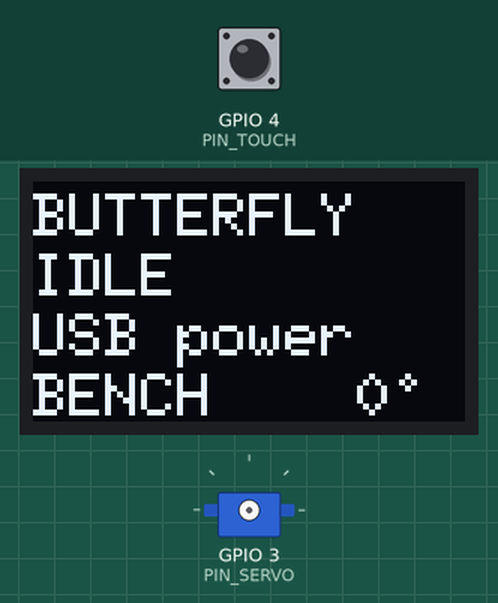
Simulated run of this program. Board: ESP32-C3. Shown: 72×40 one-colour display, servo. The test bench sets the inputs (shaded band); at power-on: GPIO 4 (PIN_TOUCH) HIGH. What the program prints to the serial monitor is not drawn.

Above: at 1.2 s.
1.3 s: GPIO 4 (PIN_TOUCH) pulled LOW for 0.15 s
At 1.58 s:
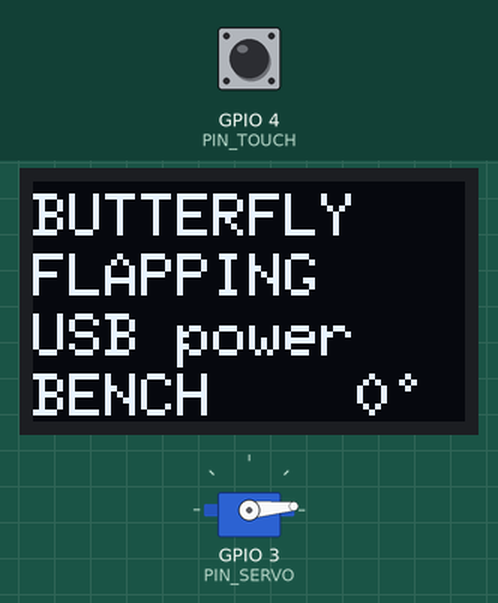
2.0 s: GPIO 4 (PIN_TOUCH) pulled LOW for 1 s
At 3.08 s:
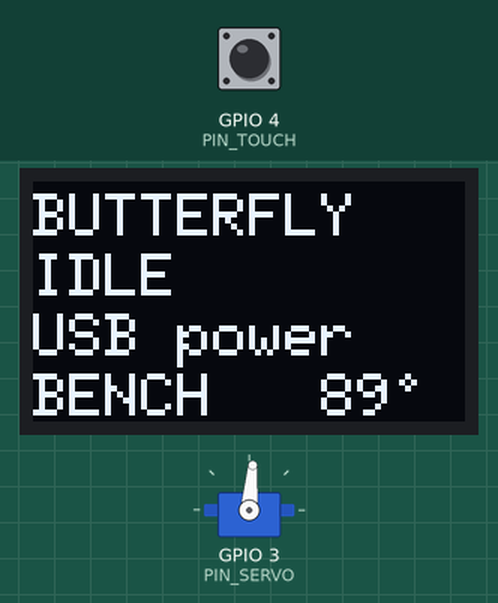
3.6 s: GPIO 4 (PIN_TOUCH) pulled LOW for 0.15 s
At 4.0 s:
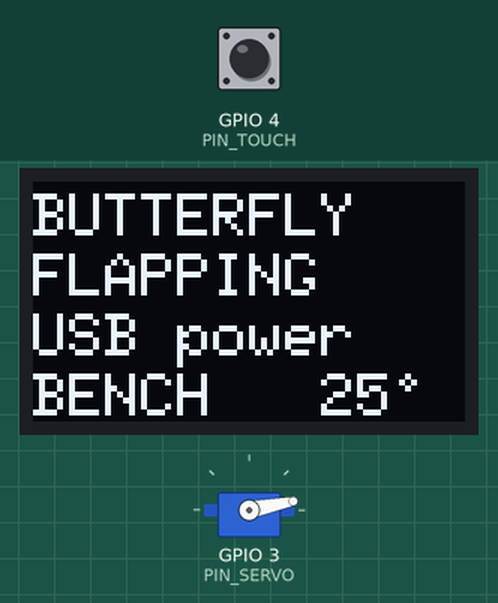
4.3 s: GPIO 4 (PIN_TOUCH) pulled LOW for 3.2 s
At 5.5 s:
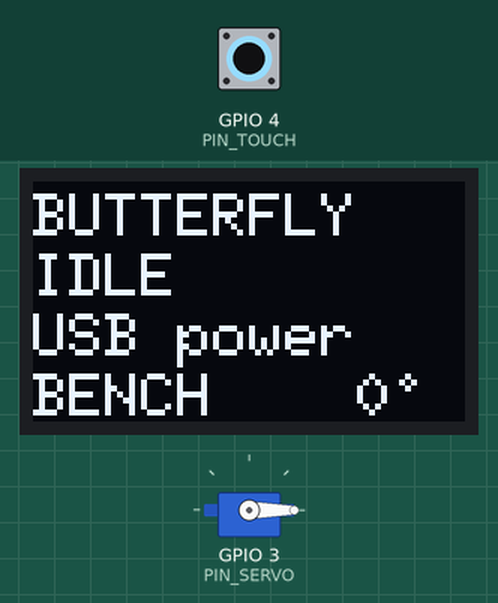
9.0 s: GPIO 4 (PIN_TOUCH) pulled LOW for 0.15 s
At 9.56 s:
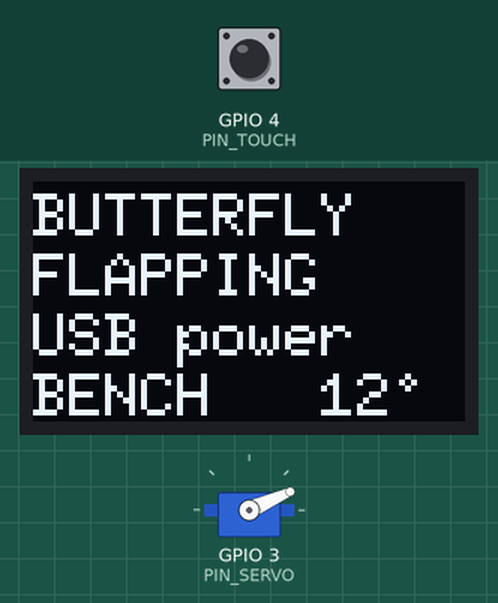
9.7 s: GPIO 4 (PIN_TOUCH) pulled LOW for 1 s
At 10.16 s:
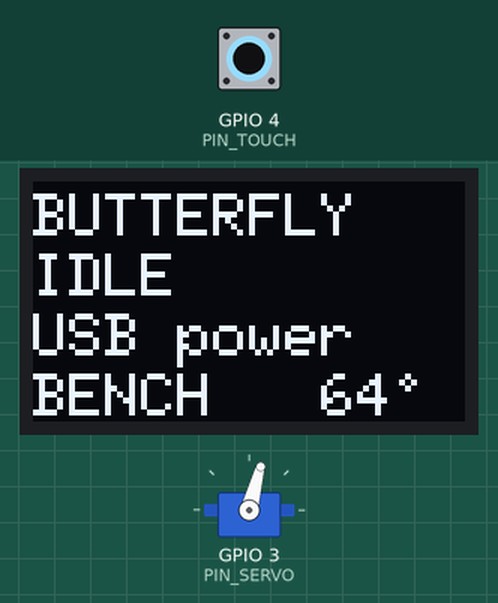
Timing chart, 0 to 12.3 s (numbered marks = the images above; inputs shaded):
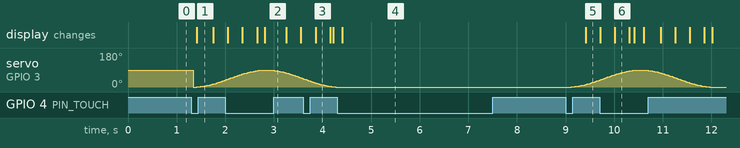

Measured:
- after the input at 1.3 s, the display: changes after 0.11 s (image 1)
- after the input at 2.0 s, the display: first differs from a run without the input after 0.35 s (image 2 shows a later state)
- after the input at 3.6 s, the display: changes after 0.26 s (image 3)
- after the input at 4.3 s, servo on GPIO 3 (PIN_SERVO): stops changing and stays 0°; the display: changes after 0.11 s (image 4)
- after the input at 9.0 s, servo on GPIO 3 (PIN_SERVO): moves from 0° to 36° over 0.58 s, starting after 0.11 s; the display: changes after 0.41 s (image 5)
- after the input at 9.7 s, the display: first differs from a run without the input after 0.31 s (image 6)
- by itself, servo on GPIO 3 (PIN_SERVO): rises from 36° to 90° in 0.76 s, then falls to 44° in 0.83 s

The program:

main.cpp
```cpp
/**
 * @file main.cpp
 * @brief Flapping Butterfly Clip - application logic (a small state machine).
 *
 *   IDLE      wings parked, waiting for a touch
 *   FLAPPING  wings flap continuously; a touch returns to IDLE
 *   LOW_BATT  battery below cutoff: wings parked, touch ignored (wearable build only)
 *
 * Hardware access lives in the headers in include/. This file only decides WHAT happens.
 */
#include <Arduino.h>
#include "config.h"
#include "Battery.h"
#include "StatusDisplay.h"
#include "TouchButton.h"
#include "WingServo.h"

enum class State : uint8_t { Idle, Flapping, LowBatt };

static StatusDisplay display;
static TouchButton   touch;
static WingServo     wings;
static Battery       battery;
static State         state = State::Idle;
static uint32_t      lastDraw = 0;

static void draw() {
  char l3[16], l4[16];
  const char* l2 = state == State::Flapping ? "FLAPPING"
                 : state == State::LowBatt  ? "LOW BATT"
                                            : "IDLE";
  if (HAS_BATTERY_SENSE) {
    snprintf(l3, sizeof l3, "%.2fV %d%%", battery.volts(), battery.percent());
  } else {
    snprintf(l3, sizeof l3, "USB power");
  }
  snprintf(l4, sizeof l4, "%s  %3d\xB0", BUILD_TAG, int(wings.angle()));
  display.show("BUTTERFLY", l2, l3, l4);
}

void setup() {
  Serial.begin(115200);
  display.begin();
  touch.begin(PIN_TOUCH);
  wings.begin(PIN_SERVO);
  if (HAS_BATTERY_SENSE) battery.begin(PIN_VBAT);
  draw();
  Serial.printf("Butterfly clip ready (%s build)\n", BUILD_TAG);
}

void loop() {
  uint32_t now = millis();

  if (HAS_BATTERY_SENSE) {
    battery.update(now);
    if (battery.low() && state != State::LowBatt) {
      state = State::LowBatt;            // latched: only a reboot / recharge clears it
      wings.setRunning(false);
      Serial.println("Low battery: wings stopped");
    }
  }

  if (touch.pressed(now) && state != State::LowBatt) {
    state = (state == State::Idle) ? State::Flapping : State::Idle;
    wings.setRunning(state == State::Flapping);
  }

  wings.update(now);

  if (now - lastDraw >= DISPLAY_PERIOD_MS) {
    lastDraw = now;
    draw();
  }
}
```

Battery.h
```cpp
/**
 * @file Battery.h
 * @brief Battery voltage, percentage and a latched low-battery flag.
 *
 * CONCEPT - voltage divider: the ADC pin tolerates ~2.5 V but a LiPo reaches 4.2 V, so two
 * equal resistors (100k + 100k) halve it:  Vpin = Vbat * R2/(R1+R2) = Vbat / 2.
 *
 * CONCEPT - smoothing + hysteresis: the servo makes the cell voltage sag for a moment.
 * We (1) low-pass filter the readings and (2) only declare "low" after several consecutive
 * low samples. Once declared, the flag is LATCHED until reboot: a cell that recovers when
 * unloaded would otherwise restart the servo and drop again (oscillation).
 */
#pragma once
#include <Arduino.h>
#include "config.h"

class Battery {
 public:
  void begin(uint8_t pin) {
    pin_ = pin;
    analogSetPinAttenuation(pin_, ADC_11db);   // full-scale ~2.5 V, covers the halved 4.2 V
    mv_ = sampleMv();
  }

  void update(uint32_t now) {
    if (now - last_ms_ < VBAT_PERIOD_MS) return;
    last_ms_ = now;
    mv_ = 0.8f * mv_ + 0.2f * sampleMv();      // exponential moving average
    low_count_ = (mv_ < VBAT_CUTOFF_MV) ? low_count_ + 1 : 0;
    if (low_count_ >= VBAT_LOW_COUNT) low_ = true;   // latch
  }

  float volts() const { return mv_ / 1000.0f; }
  bool low() const { return low_; }

  /// Rough state of charge from a typical LiPo discharge curve (piecewise-linear).
  int percent() const {
    static const struct { float v; int pct; } curve[] = {
        {4.20f, 100}, {4.10f, 90}, {3.95f, 75}, {3.82f, 50}, {3.73f, 30}, {3.65f, 15}, {3.30f, 0}};
    float v = volts();
    if (v >= curve[0].v) return 100;
    for (size_t i = 1; i < sizeof(curve) / sizeof(curve[0]); i++) {
      if (v >= curve[i].v) {
        float f = (v - curve[i].v) / (curve[i - 1].v - curve[i].v);
        return int(curve[i].pct + f * (curve[i - 1].pct - curve[i].pct));
      }
    }
    return 0;
  }

 private:
  /// analogReadMilliVolts() applies the chip's factory ADC calibration for us.
  float sampleMv() const { return analogReadMilliVolts(pin_) * VBAT_DIVIDER * VBAT_CAL; }

  uint8_t pin_ = 0;
  float mv_ = 0;
  uint32_t last_ms_ = 0;
  uint8_t low_count_ = 0;
  bool low_ = false;
};
```

StatusDisplay.h
```cpp
/**
 * @file StatusDisplay.h
 * @brief Four short text lines on the 72x40 OLED (about 12 characters per line).
 *
 * The U8g2 driver "SSD1306_72X40_ER" already knows this panel is a 72x40 window inside a
 * 128x64 controller RAM, so no manual offset is needed. "F" = full frame buffer: we draw
 * everything into RAM and then push it once with sendBuffer().
 */
#pragma once
#include <Arduino.h>
#include <U8g2lib.h>
#include <Wire.h>
#include "config.h"

class StatusDisplay {
 public:
  void begin() {
    Wire.begin(PIN_OLED_SDA, PIN_OLED_SCL);
    u8g2_.begin();
    u8g2_.setFont(u8g2_font_6x10_tf);
  }

  void show(const char* l1, const char* l2, const char* l3, const char* l4) {
    u8g2_.clearBuffer();
    u8g2_.drawStr(0, 9, l1);
    u8g2_.drawStr(0, 19, l2);
    u8g2_.drawStr(0, 29, l3);
    u8g2_.drawStr(0, 39, l4);
    u8g2_.sendBuffer();
  }

 private:
  U8G2_SSD1306_72X40_ER_F_HW_I2C u8g2_{U8G2_R0, U8X8_PIN_NONE, PIN_OLED_SCL, PIN_OLED_SDA};
};
```

TouchButton.h
```cpp
/**
 * @file TouchButton.h
 * @brief Debounced edge detector for a push-button or a TTP223 touch module.
 *
 * CONCEPT - debouncing: a mechanical contact "chatters" for a few milliseconds when pressed,
 * producing a burst of HIGH/LOW changes. We accept a new level only after it has stayed
 * unchanged for DEBOUNCE_MS, then report a single "pressed" event on the idle->active edge.
 * (The TTP223 does not bounce, but the same code keeps the two builds identical.)
 */
#pragma once
#include <Arduino.h>
#include "config.h"

class TouchButton {
 public:
  void begin(uint8_t pin) {
    pin_ = pin;
    pinMode(pin_, TOUCH_USE_PULLUP ? INPUT_PULLUP : INPUT);
    stable_ = last_raw_ = readActive();
    changed_at_ = millis();
  }

  /// Call every loop(). Returns true exactly once per press (rising edge of "active").
  bool pressed(uint32_t now) {
    bool raw = readActive();
    if (raw != last_raw_) {          // level changed: restart the stability timer
      last_raw_ = raw;
      changed_at_ = now;
    }
    if (raw != stable_ && (now - changed_at_) >= DEBOUNCE_MS) {
      stable_ = raw;                 // level has been steady long enough: accept it
      return stable_;                // true only on the idle -> active transition
    }
    return false;
  }

 private:
  /// Normalises both wiring styles to "true = pressed/touched".
  bool readActive() const { return (digitalRead(pin_) == HIGH) == TOUCH_ACTIVE_HIGH; }

  uint8_t pin_ = 0;
  bool stable_ = false, last_raw_ = false;
  uint32_t changed_at_ = 0;
};
```

WingServo.h
```cpp
/**
 * @file WingServo.h
 * @brief Non-blocking sine-eased flapping of a hobby servo.
 *
 * CONCEPT - why easing: driving a servo straight to a new angle makes it snap at full
 * speed, which looks mechanical and shocks the gears. We instead move along a cosine curve
 *     e(t) = 0.5 - 0.5*cos(pi*t),  t in [0,1]
 * which starts slowly, speeds up, then slows down ("ease in-out"), like a real wing.
 *
 * CONCEPT - non-blocking: update() computes the angle from the clock (millis) instead of
 * using delay(), so the main loop stays free to read the touch input and refresh the OLED.
 *
 * CONCEPT - detach when idle: a powered servo holds its position and draws current.
 * At rest we stop sending pulses (detach), which saves battery and removes jitter.
 */
#pragma once
#include <Arduino.h>
#include <ESP32Servo.h>
#include "config.h"

class WingServo {
 public:
  void begin(uint8_t pin) { pin_ = pin; angle_ = ANGLE_OPEN_DEG; }

  /// true = keep flapping, false = finish the current stroke, go to rest and stop.
  void setRunning(bool run) { running_ = run; }
  bool running() const { return running_ || moving_; }
  float angle() const { return angle_; }

  /// Call every loop() with millis().
  void update(uint32_t now) {
    if (!moving_) {
      if (running_) {
        // Start a new stroke towards the opposite end of the previous one.
        startStroke(now, toClosed_ ? ANGLE_CLOSED_DEG : ANGLE_OPEN_DEG);
        toClosed_ = !toClosed_;
      } else if (angle_ != ANGLE_OPEN_DEG) {
        startStroke(now, ANGLE_OPEN_DEG);     // park the wings open
        toClosed_ = true;
      }
      return;
    }

    float t = float(now - t0_) / float(FLAP_MS);
    if (t >= 1.0f) {                          // stroke finished
      angle_ = to_;
      write(angle_);
      moving_ = false;
      if (!running_ && angle_ == ANGLE_OPEN_DEG) servo_.detach();   // idle: stop pulsing
      return;
    }
    float e = 0.5f - 0.5f * cosf(PI * t);     // sine ease in-out
    angle_ = from_ + (to_ - from_) * e;
    write(angle_);
  }

 private:
  void startStroke(uint32_t now, float to) {
    if (!servo_.attached()) {
      servo_.setPeriodHertz(50);              // standard 50 Hz servo frame
      servo_.attach(pin_, SERVO_MIN_US, SERVO_MAX_US);
    }
    from_ = angle_;
    to_ = to;
    t0_ = now;
    moving_ = true;
  }
  void write(float deg) { servo_.write(int(deg + 0.5f)); }

  Servo servo_;
  uint8_t pin_ = 0;
  float angle_ = 0, from_ = 0, to_ = 0;
  uint32_t t0_ = 0;
  bool running_ = false, moving_ = false, toClosed_ = true;
};
```

config.h
```cpp
/**
 * @file config.h
 * @brief Every tunable value of the project in ONE place: pins, servo travel, timing, battery.
 *
 * Read this file first. Nothing else in the firmware contains "magic numbers".
 * Pin numbers are GPIO numbers (the silkscreen on the board prints the GPIO number).
 */
#pragma once
#include <Arduino.h>

// ---------------------------------------------------------------------------
// Build variant. Exactly one of BUILD_BENCH / BUILD_WEARABLE is defined by
// platformio.ini. Phase 1 (bench) and Phase 2 (wearable) differ only in:
//   - what the "trigger" input is (push-button vs TTP223 touch module)
//   - whether the battery voltage is measured and a low-battery cutoff is enforced
// ---------------------------------------------------------------------------
#if defined(BUILD_WEARABLE)
  constexpr bool    HAS_BATTERY_SENSE = true;   // 100k/100k divider wired to PIN_VBAT
  constexpr bool    TOUCH_ACTIVE_HIGH = true;   // TTP223 drives its output HIGH when touched
  constexpr bool    TOUCH_USE_PULLUP  = false;  // the module drives the line itself
  constexpr const char* BUILD_TAG     = "WEAR";
#else  // BUILD_BENCH (default)
  constexpr bool    HAS_BATTERY_SENSE = false;  // USB powered, nothing to monitor
  constexpr bool    TOUCH_ACTIVE_HIGH = false;  // push-button between pin and GND
  constexpr bool    TOUCH_USE_PULLUP  = true;   // internal pull-up keeps the line HIGH when idle
  constexpr const char* BUILD_TAG     = "BENCH";
#endif

// ---------------------------------------------------------------------------
// Pins (ESP32-C3 OLED board). GPIO5 / GPIO6 are used by the on-board OLED (I2C).
// GPIO2, GPIO8, GPIO9 are boot "strapping" pins -> deliberately avoided.
// GPIO0..GPIO4 are ADC1-capable; GPIO0 is used for the battery divider.
// Run `pio run -e hwcheck -t upload` to confirm these on YOUR board.
// ---------------------------------------------------------------------------
constexpr uint8_t PIN_OLED_SDA = 5;   // on-board, do not use for anything else
constexpr uint8_t PIN_OLED_SCL = 6;   // on-board, do not use for anything else
constexpr uint8_t PIN_SERVO    = 3;   // servo signal (orange/yellow wire)
constexpr uint8_t PIN_TOUCH    = 4;   // push-button (bench) or TTP223 OUT (wearable)
constexpr uint8_t PIN_VBAT     = 0;   // battery divider midpoint (ADC1_CH0)

// ---------------------------------------------------------------------------
// Servo
// ---------------------------------------------------------------------------
constexpr int      SERVO_MIN_US    = 500;    // pulse width at 0 degrees (microseconds)
constexpr int      SERVO_MAX_US    = 2400;   // pulse width at 180 degrees
constexpr float    ANGLE_OPEN_DEG  = 0.0f;   // wings open  (also the rest position)
constexpr float    ANGLE_CLOSED_DEG= 90.0f;  // wings closed. 1:1 gears -> wings sweep the same angle (90 = folded).
constexpr uint32_t FLAP_MS         = 1500;   // time for ONE half-flap (open->closed)

// ---------------------------------------------------------------------------
// Touch / button
// ---------------------------------------------------------------------------
constexpr uint32_t DEBOUNCE_MS     = 40;     // ignore contact bounce shorter than this

// ---------------------------------------------------------------------------
// Battery monitoring (wearable build)
// ---------------------------------------------------------------------------
constexpr float    VBAT_DIVIDER    = 2.0f;   // 100k + 100k -> pin sees half the battery voltage
constexpr float    VBAT_CAL        = 1.00f;  // multiply to calibrate against a multimeter
constexpr uint32_t VBAT_PERIOD_MS  = 500;    // how often to sample
constexpr uint16_t VBAT_CUTOFF_MV  = 3300;   // stop wings below this. Use 3500 if you skip the boost.
constexpr uint8_t  VBAT_LOW_COUNT  = 6;      // consecutive low samples required (rejects servo sag)
constexpr uint32_t DISPLAY_PERIOD_MS = 200;  // OLED refresh (5 Hz is plenty)
```
